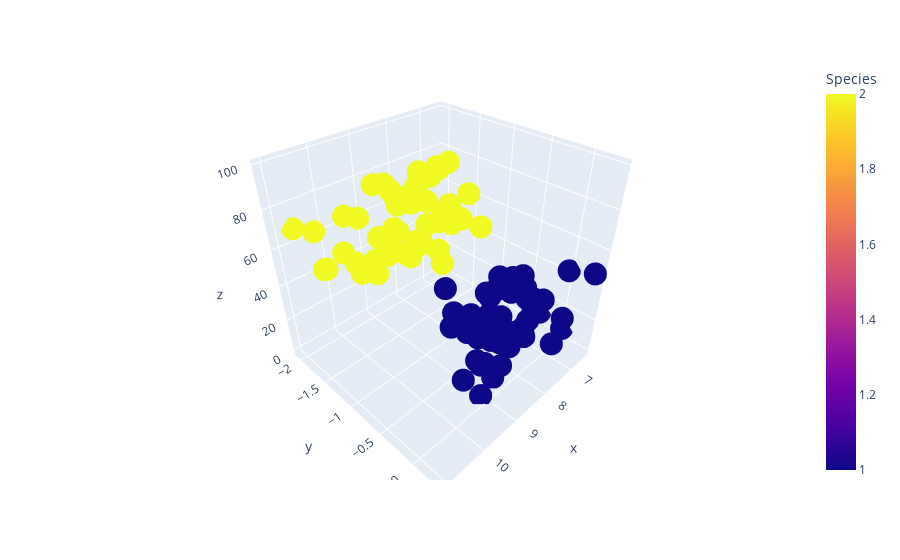

Notebook cell for this chart:
### Markdown cell above
# 
# Creating a SVM classifier for a non-linearly separable dataset.
#

### Code cell
import plotly.express as px

ds = pd.DataFrame(columns=["PC_1", "PC_2", "Species"])
i = 0
for value1, value2, species in zip(PCA_features.iloc[:,0], PCA_features.iloc[:,1], PCA_features.iloc[:,2]):
    if species == 0:
        continue
    else:
        ds.loc[i] = [value1, value2, species]
        i += 1

sns.scatterplot(data=ds, x = "PC_1", y = "PC_2", palette='icefire', hue="Species")



col1 = ds.iloc[:,0]
col2 = ds.iloc[:,1]
col3 = np.arange(100)
fig = px.scatter_3d(ds, x=col1, y=col2, z=col3, color="Species")
fig.show()

### Figure 1 — Plotly figure (JSON) as saved in the notebook; plotly's stock layout.template omitted (floating-point values rounded to 4 significant figures)
{"data": [{"hovertemplate": "x=%{x}<br>y=%{y}<br>z=%{z}<br>Species=%{marker.color}<extra></extra>", "legendgroup": "", "marker": {"color": [1, 1, 1, 1, 1, 1, 1, 1, 1, 1, 1, 1, 1, 1, 1, 1, 1, 1, 1, 1, 1, 1, 1, 1, 1, 1, 1, 1, 1, 1, 1, 1, 1, 1, 1, 1, 1, 1, 1, 1, 1, 1, 1, 1, 1, 1, 1, 1, 1, 1, 2, 2, 2, 2, 2, 2, 2, 2, 2, 2, 2, 2, 2, 2, 2, 2, 2, 2, 2, 2, 2, 2, 2, 2, 2, 2, 2, 2, 2, 2, 2, 2, 2, 2, 2, 2, 2, 2, 2, 2, 2, 2, 2, 2, 2, 2, 2, 2, 2, 2], "coloraxis": "coloraxis", "symbol": "circle"}, "mode": "markers", "name": "", "scene": "scene", "showlegend": false, "type": "scatter3d", "x": [9.12, 8.584, 9.127, 7.276, 8.558, 7.872, 8.666, 6.453, 8.638, 7.168, 6.479, 7.978, 7.563, 8.33, 7.374, 8.703, 7.907, 7.654, 8.054, 7.342, 8.413, 7.916, 8.448, 8.259, 8.334, 8.59, 8.87, 9.023, 8.169, 7.233, 7.178, 7.109, 7.585, 8.418, 7.757, 8.376, 8.874, 8.082, 7.668, 7.352, 7.578, 8.317, 7.598, 6.491, 7.605, 7.778, 7.757, 8.183, 6.505, 7.667, 9.484, 8.318, 9.853, 9.01, 9.368, 10.59, 7.225, 10.12, 9.261, 10.33, 9.051, 8.872, 9.422, 8.133, 8.44, 9.129, 9.146, 11.03, 10.7, 8.16, 9.709, 8.12, 10.62, 8.574, 9.564, 10.0, 8.486, 8.538, 9.097, 9.793, 10.07, 11.0, 9.114, 8.665, 8.678, 10.44, 9.3, 9.109, 8.412, 9.484, 9.487, 9.364, 8.318, 9.737, 9.631, 9.227, 8.567, 9.026, 9.106, 8.491], "y": [-0.07002, -0.1342, -0.3293, -0.4585, -0.3945, -0.4833, -0.2846, 0.02418, -0.2425, -0.2898, -0.307, -0.1734, -0.2666, -0.4907, 0.1806, 0.002409, -0.4719, -0.1222, -0.7363, -0.1811, -0.5932, -0.01452, -0.8278, -0.4763, -0.08695, -0.08066, -0.416, -0.5808, -0.412, 0.22, -0.1932, -0.08788, -0.04939, -0.9808, -0.529, -0.174, -0.2447, -0.5134, -0.1193, -0.3495, -0.5441, -0.3654, -0.1748, -0.001723, -0.3537, -0.1272, -0.2161, -0.1441, 0.314, -0.1997, -1.516, -1.141, -1.242, -1.209, -1.378, -1.596, -1.013, -1.42, -1.455, -1.167, -0.7034, -1.112, -1.045, -1.243, -1.259, -0.9771, -1.027, -1.237, -2.067, -1.148, -1.118, -1.037, -1.713, -0.8222, -1.052, -1.072, -0.7254, -0.7159, -1.339, -0.9706, -1.338, -0.8978, -1.373, -0.8061, -1.292, -1.282, -1.144, -1.001, -0.6736, -0.8907, -1.193, -0.7469, -1.141, -1.288, -1.189, -0.9295, -1.037, -0.8832, -0.9962, -0.9149], "z": [0, 1, 2, 3, 4, 5, 6, 7, 8, 9, 10, 11, 12, 13, 14, 15, 16, 17, 18, 19, 20, 21, 22, 23, 24, 25, 26, 27, 28, 29, 30, 31, 32, 33, 34, 35, 36, 37, 38, 39, 40, 41, 42, 43, 44, 45, 46, 47, 48, 49, 50, 51, 52, 53, 54, 55, 56, 57, 58, 59, 60, 61, 62, 63, 64, 65, 66, 67, 68, 69, 70, 71, 72, 73, 74, 75, 76, 77, 78, 79, 80, 81, 82, 83, 84, 85, 86, 87, 88, 89, 90, 91, 92, 93, 94, 95, 96, 97, 98, 99]}], "layout": {"coloraxis": {"colorbar": {"title": {"text": "Species"}}, "colorscale": [[0, "#0d0887"], [0.1111, "#46039f"], [0.2222, "#7201a8"], [0.3333, "#9c179e"], [0.4444, "#bd3786"], [0.5556, "#d8576b"], [0.6667, "#ed7953"], [0.7778, "#fb9f3a"], [0.8889, "#fdca26"], [1, "#f0f921"]]}, "legend": {"tracegroupgap": 0}, "margin": {"t": 60}, "scene": {"domain": {"x": [0, 1], "y": [0, 1]}, "xaxis": {"title": {"text": "x"}}, "yaxis": {"title": {"text": "y"}}, "zaxis": {"title": {"text": "z"}}}}}
